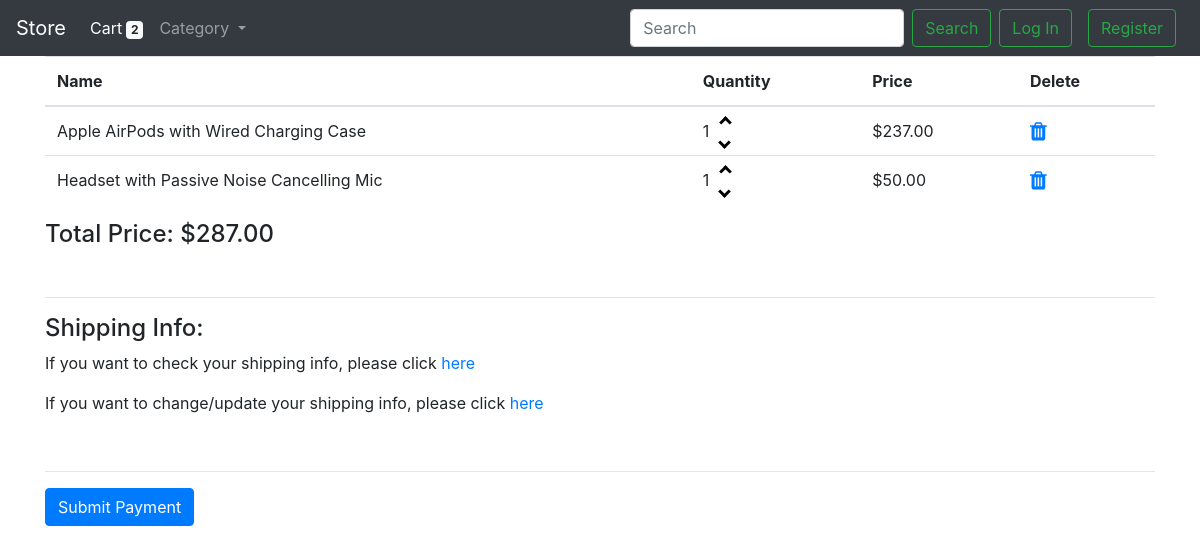
Before: /cart (signed in) with the older database file.
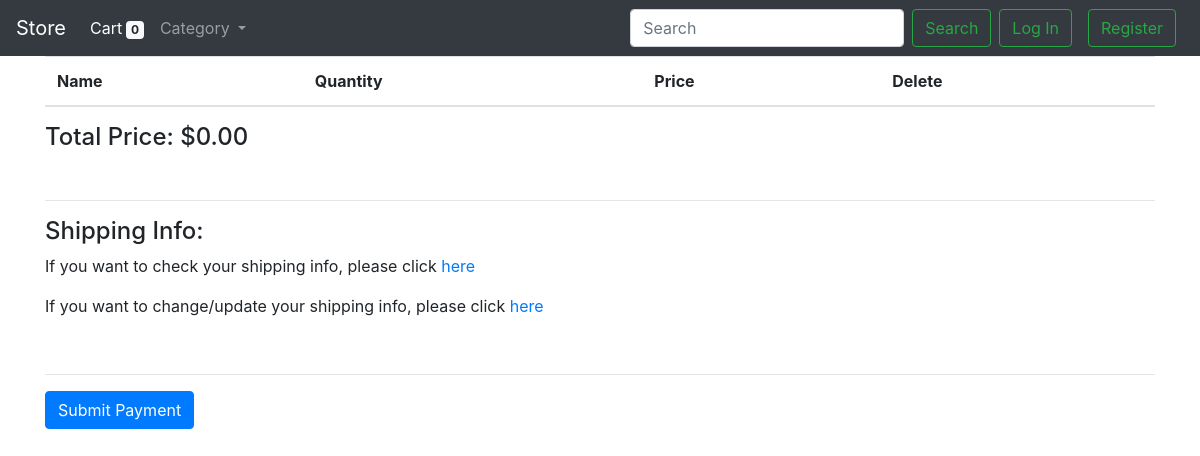
After: the same page with the newer database file.
### store/models.py (models this page shows, shortened)
class Cart(models.Model):
    product = models.ForeignKey(Product, on_delete=models.CASCADE)
    user = models.ForeignKey(User, on_delete=models.CASCADE)
    quantity = models.IntegerField(default=1, null=True, blank=True)
    @property
    def get_total(self):
        total = self.product.price * self.quantity
        return total

class Product(models.Model):
    name = models.CharField(max_length=64)
    description = models.TextField()
    price = models.FloatField(default=0.0)
    image1 = models.ImageField()
    image2 = models.ImageField(blank=True, null=True)
    image3 = models.ImageField(blank=True, null=True)
    image4 = models.ImageField(blank=True, null=True)
    category = models.ForeignKey(Category, on_delete=models.CASCADE)

### store/views.py (the view)
# urls.py: path("cart", views.cart_view, name="cart"),
def cart_view(request):
    items_in_cart = Cart.objects.filter(user=request.user)
    shipping_info = ShippingInfo.objects.get(user=request.user)
    total = sum((i.get_total for i in items_in_cart), 0)
    category = Category.objects.all()
    client_token = generate_client_token()
    user_address = False
    if shipping_info:
        user_address = True
    print('///////////////')
    print('///////////////')
    context = {
        "no_of_items": len(items_in_cart),
        'products': items_in_cart,
        "category": category,
        "client_token":client_token,
        "total": total,
        "user_address": user_address,
        "shipping_info": shipping_info,
    }
    return render(request, 'store/cart.html', context)

### store/views.py (called while the page is built)
def generate_client_token():
    return gateway.client_token.generate()

### store/templates/store/cart.html (shortened to what this page needs)
{% extends "store/layout.html" %}
{% load static %}
{% block content %}
    <div class="container cart-checkout">
    <table class="table">
        <thead>
        <tr>
          <th>Name</th>
          <th>Quantity</th>
          <th>Price</th>
          <th>Delete</th>
        </tr>
        </thead>
        <tbody>
          {% for i in products %}
              <tr id={{i.id}}>
                <td>{{ i.product.name }}</td>
                <td id={{i.id}}>
                    <span>{{ i.quantity }}</span>
                    <a href="#"><i id="up" class="arrow up"></i></a>
                    <a href="#"><i id="down" class="arrow down"></i></a>
                </td>
                <td>${{ i.get_total|floatformat:"2" }}</td>
                <td><a id="del" class="fa fa-trash fa-lg" href="#"></a></td>
              </tr>
          {% endfor %}
        </tbody>
        </table>
        <h4>Total Price: $<span id="total-price">{{total|floatformat:"2"}}</span></h4><br>
        <hr>
        <h4>Shipping Info:</h4>
        {% if not user_address %}
            <div class="address mt-4">
                <form method="post" id='post-form'>
                    {% csrf_token %}
                  <div class="form-group">
                    <label for="inputAddress">Address</label>
                    <input type="text" name="address1" class="form-control" id="inputAddress" placeholder="1234 Main St" required>
                  </div>
                  <div class="form-group">
                    <label for="inputAddress2">Address 2</label>
                    <input type="text" name="address2" class="form-control" id="inputAddress2" placeholder="Apartment, studio, or floor">
                  </div>
                  <div class="form-group">
                    <label for="inputAddress2">Phone Number</label>
                    <input type="tel" name="phone" id="inputPhone" class="form-control" placeholder="+201069090037" required>
                  </div>
                  <div class="form-row">
                    <div class="form-group col-md-6">
                      <label for="inputCity">City</label>
                      <input type="text" name="city" class="form-control" id="inputCity" required>
                    </div>
                    <div class="form-group col-md-4">
                      <label for="inputZip">Zip</label>
                      <input type="text" name="zip" class="form-control" id="inputZip">
                    </div>
                  </div>
                  <button type="submit" class="btn btn-primary mb-4">Add Shipping Info</button>
                </form>
            </div>
        {% else %}
            <p>If you want to check your shipping info, please click <a href="#" data-toggle="modal" data-target="#readShipping">here</a></p>
            <p>If you want to change/update your shipping info, please click <a href="#" data-toggle="modal" data-target="#updateShipping">here</a></p>
            <br><hr>
        {% endif %}
        <div class="payment">
            <form id="payment-form" method="post" action="{% url 'checkout' %}">
              <button class="button btn btn-primary" type="submit" id="submit-button"><span>Submit Payment</span></button>
            </form>
        </div>
        </div>
{% endblock content %}

### store/templates/store/layout.html (shortened to what this page needs)
{% load static %}
<!doctype html>
<html lang="en">
  <head>
    <link rel="stylesheet" href="{% static 'style.css' %}">
    <link rel="stylesheet" href="https://cdnjs.cloudflare.com/ajax/libs/font-awesome/4.7.0/css/font-awesome.min.css">
    <link rel="stylesheet" href="https://maxcdn.bootstrapcdn.com/bootstrap/4.0.0/css/bootstrap.min.css">
  </head>
  <body>
    {% include "components/navbar.html" %}
        {% block content %}
        {% endblock %}
  </body>
</html>

### store/templates/components/navbar.html (shortened to what this page needs)
<nav class="navbar navbar-expand-lg navbar-dark bg-dark">
  <a class="navbar-brand" href="#">Store</a>
  <ul class="navbar-nav mr-auto">
    <li class="nav-item active">
      <a class="nav-link" href="{% url 'cart' %}">Cart<span id="no-items" class="badge badge-light ml-1">{{no_of_items}}</span></a>
    </li>
  </ul>
  <div class="collapse navbar-collapse" id="navbarSupportedContent">
    <ul class="navbar-nav mr-auto">
      <li class="nav-item dropdown">
        <a class="nav-link dropdown-toggle" href="#" id="navbarDropdown" role="button" data-toggle="dropdown" aria-haspopup="true" aria-expanded="false">
          Category
        </a>
      </li>
    </ul>
    <form class="form-inline my-2 my-lg-0">
      <input class="form-control mr-sm-2" type="search" placeholder="Search" aria-label="Search">
      <button class="btn btn-outline-success my-2 my-sm-0" type="submit">Search</button>
    </form>
    <button class="btn btn-outline-success m-2 my-sm-0" type="button">Log In</button>
    <button class="btn btn-outline-success m-2 my-sm-0" type="button">Register</button>
  </div>
</nav>

### store/static/style.css (style rules this page uses)
* { box-sizing: border-box; }

Changed rows visible on the page:
removed Cart: product.name "Apple AirPods with Wired Charging Case", quantity "1", get_total "237.00"
removed Cart: product.name "Headset with Passive Noise Cancelling Mic", quantity "1", get_total "50.00"
Other visible differences:
{{ no_of_items }}: "2" → "0"
{{ total|floatformat:"2" }}: "287.00" → "0.00"
